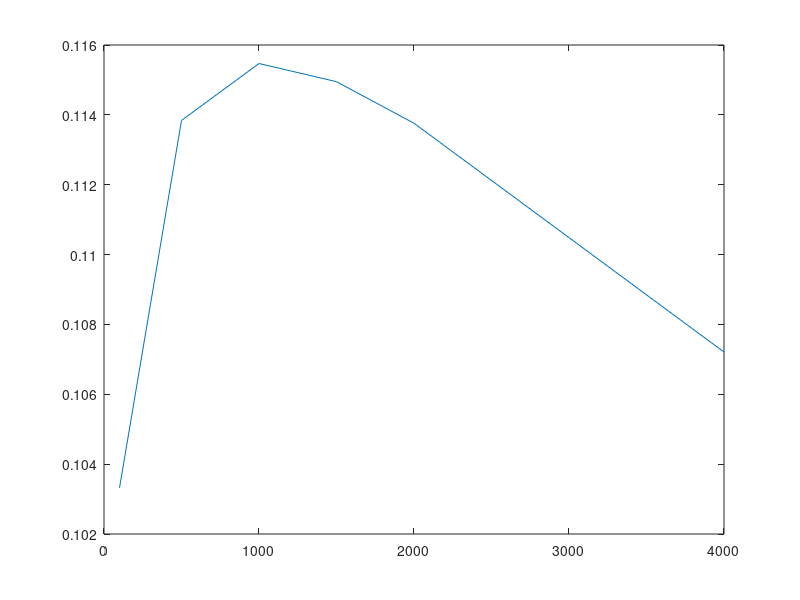

The MATLAB script that drew this image:
clear all
close all
clc

x=[0.10332;
    0.11384;
    0.11547;
    0.11495;
    0.11376;
    0.10721
    ];
Re=[
    100;
    500;
    1000;
    1500;
    2000;
    4000];

plot (Re,x);